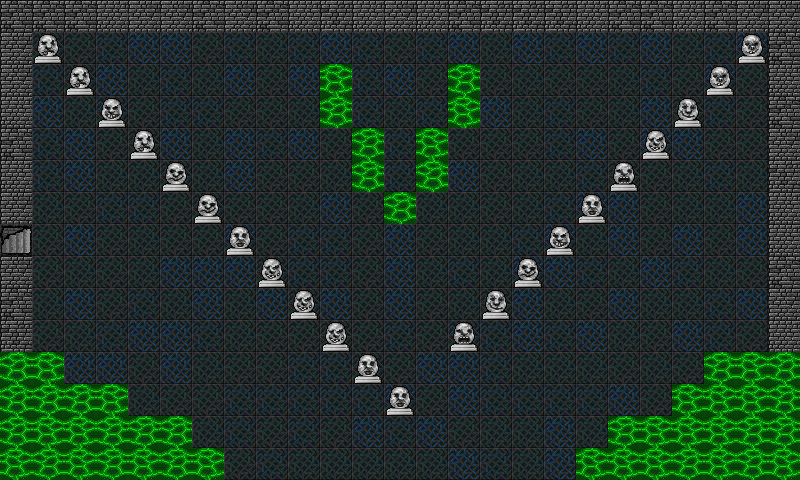

The image is a tile-based game level rendered from a .tmx file. Its description and complete source (layers, tilesets, objects, tile grids) follow:
An orthogonal 25x15 tile map with 32x32 px tiles, 3 tile layers (ground, walls, block) and 48 objects.

<map version="1.2" tiledversion="1.2.2" orientation="orthogonal" renderorder="right-down" width="25" height="15" tilewidth="32" tileheight="32" infinite="0" nextlayerid="16" nextobjectid="82">
 <tileset firstgid="1" name="DungeonCrawl_ProjectUtumnoTileset" tilewidth="32" tileheight="32" tilecount="3072" columns="64">
  <image source="DungeonCrawl_ProjectUtumnoTileset.png" width="2048" height="1536" />
 </tileset>
 <layer id="15" name="ground" width="25" height="15">
  <data encoding="csv">
894,892,893,892,895,895,895,892,895,892,893,894,894,892,894,892,893,895,892,892,894,894,892,895,893,
894,893,892,894,895,895,892,894,893,894,895,894,892,894,895,893,895,894,895,894,895,893,894,895,895,
895,894,893,895,893,894,893,895,892,895,892,894,895,892,892,892,893,892,892,893,894,892,895,892,892,
892,895,893,894,892,894,894,892,892,893,893,894,893,894,894,895,893,894,892,893,895,892,894,892,895,
892,894,895,892,892,895,893,895,894,895,892,894,894,895,892,892,892,894,895,892,895,895,892,892,892,
895,894,895,893,893,893,893,895,892,892,893,894,894,892,895,892,893,893,894,892,892,893,894,893,892,
895,893,892,894,894,892,893,892,892,893,895,892,893,893,893,892,893,894,895,895,892,893,893,895,892,
893,892,895,892,893,892,892,895,892,894,894,892,895,892,893,893,894,895,893,895,892,895,892,895,893,
892,892,893,892,893,895,895,895,893,894,894,892,895,893,894,893,895,895,894,893,895,894,893,892,893,
893,893,895,892,894,893,895,893,895,893,895,892,895,892,893,892,895,893,892,895,893,893,894,895,895,
895,892,893,894,895,895,894,893,892,892,892,892,894,892,894,894,895,894,895,893,892,895,894,892,893,
892,894,895,895,892,895,893,892,892,894,894,893,892,895,895,894,893,893,893,892,893,892,894,895,892,
894,893,893,892,893,892,892,894,894,894,894,894,895,892,895,894,894,894,894,895,892,894,893,894,893,
893,895,893,893,892,894,893,894,892,894,892,895,894,895,892,893,893,895,893,892,894,894,893,895,894,
893,893,894,892,895,893,895,892,894,893,893,893,893,893,895,894,893,895,894,893,894,893,895,894,894
</data>
 </layer>
 <layer id="14" name="walls" width="25" height="15">
  <data encoding="csv">
1050,1050,1050,1048,1051,1051,1050,1051,1050,1048,1049,1048,1051,1048,1050,1049,1049,1049,1048,1050,1050,1048,1050,1051,1051,
1051,0,0,0,0,0,0,0,0,0,0,0,0,0,0,0,0,0,0,0,0,0,0,0,1050,
1051,0,0,0,0,0,0,0,0,0,0,0,0,0,0,0,0,0,0,0,0,0,0,0,1048,
1048,0,0,0,0,0,0,0,0,0,0,0,0,0,0,0,0,0,0,0,0,0,0,0,1050,
1050,0,0,0,0,0,0,0,0,0,0,0,0,0,0,0,0,0,0,0,0,0,0,0,1051,
1048,0,0,0,0,0,0,0,0,0,0,0,0,0,0,0,0,0,0,0,0,0,0,0,1049,
1051,0,0,0,0,0,0,0,0,0,0,0,0,0,0,0,0,0,0,0,0,0,0,0,1048,
2147486521,0,0,0,0,0,0,0,0,0,0,0,0,0,0,0,0,0,0,0,0,0,0,0,1048,
1051,0,0,0,0,0,0,0,0,0,0,0,0,0,0,0,0,0,0,0,0,0,0,0,1050,
1050,0,0,0,0,0,0,0,0,0,0,0,0,0,0,0,0,0,0,0,0,0,0,0,1051,
1049,0,0,0,0,0,0,0,0,0,0,0,0,0,0,0,0,0,0,0,0,0,0,0,1048,
1049,0,0,0,0,0,0,0,0,0,0,0,0,0,0,0,0,0,0,0,0,0,0,0,1051,
1048,0,0,0,0,0,0,0,0,0,0,0,0,0,0,0,0,0,0,0,0,0,0,0,1051,
1049,0,0,0,0,0,0,0,0,0,0,0,0,0,0,0,0,0,0,0,0,0,0,0,1049,
1048,0,0,0,0,0,0,0,0,0,0,0,0,0,0,0,0,0,0,0,0,0,0,0,1049
</data>
 </layer>
 <layer id="13" name="block" width="25" height="15">
  <data encoding="csv">
0,0,0,0,0,0,0,0,0,0,0,0,0,0,0,0,0,0,0,0,0,0,0,0,0,
0,798,0,0,0,0,0,0,0,0,0,0,0,0,0,0,0,0,0,0,0,0,0,800,0,
0,0,798,0,0,0,0,0,0,0,1225,0,0,0,1224,0,0,0,0,0,0,0,800,0,0,
0,0,0,802,0,0,0,0,0,0,1224,0,0,0,1225,0,0,0,0,0,0,803,0,0,0,
0,0,0,0,798,0,0,0,0,0,0,1224,0,1225,0,0,0,0,0,0,796,0,0,0,0,
0,0,0,0,0,797,0,0,0,0,0,1224,0,1224,0,0,0,0,0,799,0,0,0,0,0,
0,0,0,0,0,0,797,0,0,0,0,0,1224,0,0,0,0,0,801,0,0,0,0,0,0,
0,0,0,0,0,0,0,801,0,0,0,0,0,0,0,0,0,802,0,0,0,0,0,0,0,
0,0,0,0,0,0,0,0,796,0,0,0,0,0,0,0,797,0,0,0,0,0,0,0,0,
0,0,0,0,0,0,0,0,0,796,0,0,0,0,0,803,0,0,0,0,0,0,0,0,0,
0,0,0,0,0,0,0,0,0,0,796,0,0,0,799,0,0,0,0,0,0,0,0,0,0,
1224,1225,0,0,0,0,0,0,0,0,0,801,0,0,0,0,0,0,0,0,0,0,1224,1225,1224,
1224,1224,1224,1225,0,0,0,0,0,0,0,0,801,0,0,0,0,0,0,0,0,1225,1225,1225,1224,
1224,1225,1225,1224,1224,1224,0,0,0,0,0,0,0,0,0,0,0,0,0,1224,1225,1225,1225,1224,1224,
1225,1224,1225,1224,1225,1224,1225,0,0,0,0,0,0,0,0,0,0,0,1225,1225,1225,1224,1225,1224,1225
</data>
 </layer>
 <objectgroup id="10" name="chest">
  <object id="39" x="384" y="128" width="32" height="32" />
 </objectgroup>
 <objectgroup id="11" name="enemy">
  <object id="40" x="64" y="32" width="32" height="32" />
  <object id="41" x="704" y="32" width="32" height="32" />
  <object id="42" x="192" y="160" width="32" height="32" />
  <object id="43" x="576" y="160" width="32" height="32" />
  <object id="44" x="384" y="352" width="32" height="32" />
 </objectgroup>
 <objectgroup id="12" name="semi">
  <object id="45" x="320" y="64" width="32" height="64" />
  <object id="46" x="352" y="128" width="32" height="64" />
  <object id="47" x="384" y="192" width="32" height="32" />
  <object id="48" x="416" y="128" width="32" height="64" />
  <object id="49" x="448" y="64" width="32" height="64" />
  <object id="74" x="0" y="448" width="224" height="32" />
  <object id="75" x="0" y="416" width="192" height="32" />
  <object id="76" x="0" y="384" width="128" height="32" />
  <object id="77" x="0" y="352" width="64" height="32" />
  <object id="78" x="704" y="352" width="96" height="32" />
  <object id="79" x="672" y="384" width="128" height="32" />
  <object id="80" x="608" y="416" width="192" height="32" />
  <object id="81" x="576" y="448" width="224" height="32" />
 </objectgroup>
 <objectgroup id="2" name="wall">
  <object id="6" x="0" y="0" width="800" height="32" />
  <object id="50" x="0" y="32" width="32" height="320" />
  <object id="51" x="768" y="32" width="32" height="320" />
  <object id="52" x="736" y="32" width="32" height="32" />
  <object id="53" x="704" y="64" width="32" height="32" />
  <object id="54" x="672" y="96" width="32" height="32" />
  <object id="55" x="640" y="128" width="32" height="32" />
  <object id="56" x="608" y="160" width="32" height="32" />
  <object id="57" x="576" y="192" width="32" height="32" />
  <object id="58" x="544" y="224" width="32" height="32" />
  <object id="59" x="512" y="256" width="32" height="32" />
  <object id="60" x="480" y="288" width="32" height="32" />
  <object id="61" x="448" y="320" width="32" height="32" />
  <object id="62" x="384" y="384" width="32" height="32" />
  <object id="63" x="352" y="352" width="32" height="32" />
  <object id="64" x="320" y="320" width="32" height="32" />
  <object id="65" x="288" y="288" width="32" height="32" />
  <object id="66" x="256" y="256" width="32" height="32" />
  <object id="67" x="224" y="224" width="32" height="32" />
  <object id="68" x="192" y="192" width="32" height="32" />
  <object id="69" x="160" y="160" width="32" height="32" />
  <object id="70" x="128" y="128" width="32" height="32" />
  <object id="71" x="96" y="96" width="32" height="32" />
  <object id="72" x="64" y="64" width="32" height="32" />
  <object id="73" x="32" y="32" width="32" height="32" />
 </objectgroup>
 <objectgroup id="9" name="boundary">
  <object id="32" x="-32" y="-32" width="832" height="32" />
  <object id="33" x="-32" y="0" width="32" height="512" />
  <object id="34" x="0" y="480" width="832" height="32" />
  <object id="35" x="800" y="-32" width="32" height="512" />
 </objectgroup>
</map>
